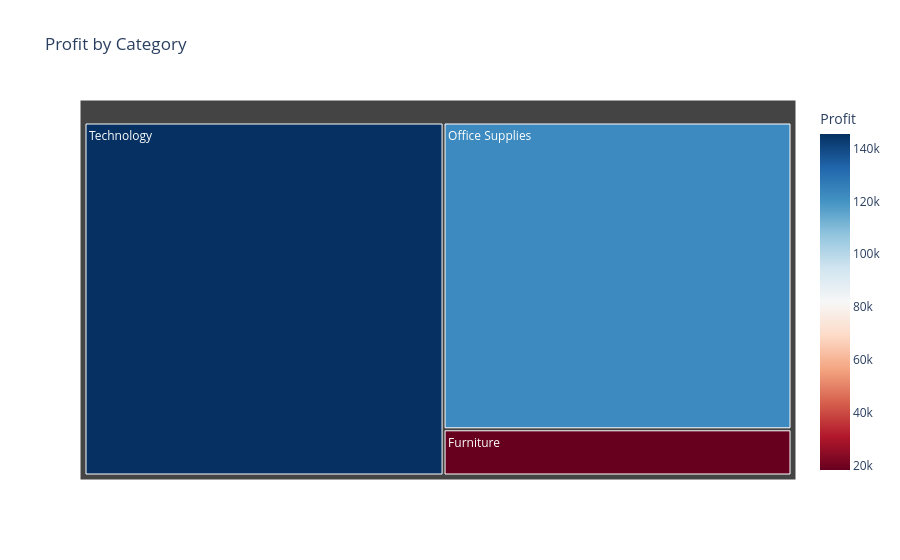

The notebook cell saved with this chart:
### Code cell
fig = px.treemap(profit_by_category,
                path=["Category"], 
                values="Profit",
                title="Profit by Category",
                color="Profit",
                color_continuous_scale=px.colors.sequential.RdBu,
    )
fig.show()

### Figure 1 — Plotly figure (JSON) as saved in the notebook; plotly's stock layout.template omitted (floating-point values rounded to 4 significant figures)
{"data": [{"branchvalues": "total", "customdata": [[18450.0], [122500.0], [145500.0]], "domain": {"x": [0, 1], "y": [0, 1]}, "hovertemplate": "labels=%{label}<br>Profit_sum=%{value}<br>parent=%{parent}<br>id=%{id}<br>Profit=%{color}<extra></extra>", "ids": ["Furniture", "Office Supplies", "Technology"], "labels": ["Furniture", "Office Supplies", "Technology"], "marker": {"coloraxis": "coloraxis", "colors": [18450.0, 122500.0, 145500.0]}, "name": "", "parents": ["", "", ""], "type": "treemap", "values": [18450.0, 122500.0, 145500.0]}], "layout": {"coloraxis": {"autocolorscale": false, "colorbar": {"title": {"text": "Profit"}}, "colorscale": [[0, "rgb(103,0,31)"], [0.1, "rgb(178,24,43)"], [0.2, "rgb(214,96,77)"], [0.3, "rgb(244,165,130)"], [0.4, "rgb(253,219,199)"], [0.5, "rgb(247,247,247)"], [0.6, "rgb(209,229,240)"], [0.7, "rgb(146,197,222)"], [0.8, "rgb(67,147,195)"], [0.9, "rgb(33,102,172)"], [1, "rgb(5,48,97)"]]}, "legend": {"tracegroupgap": 0}, "title": {"text": "Profit by Category"}}}
